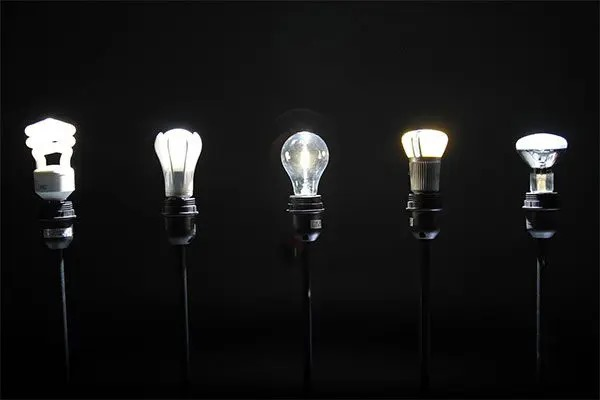
#> input picture task_2.jpeg, 600 x 400 px, found by its file name
$ python task_2.py
#> lines starting #> are read from the running program, lines starting #| are printed output that depends on the picture; after the words box and inside, x2 and y2 are one past the last pixel; in counts of white or black regions, pixels touching at a corner belong together
import cv2 as cv
import numpy as np

img = cv.imread("Gesture-Control/task_2.jpeg")
#> img is the input picture: shape (400, 600, 3); mean B, G, R 22.5, 22.7, 22.6
cv.imshow('image',img)

gray_scale = cv.cvtColor(img,cv.COLOR_BGR2GRAY)

gaussian = cv.GaussianBlur(gray_scale,(5,5),0,cv.BORDER_DEFAULT)

lower_white = 235
upper_white = 255

mask = cv.inRange(gaussian,lower_white,upper_white)
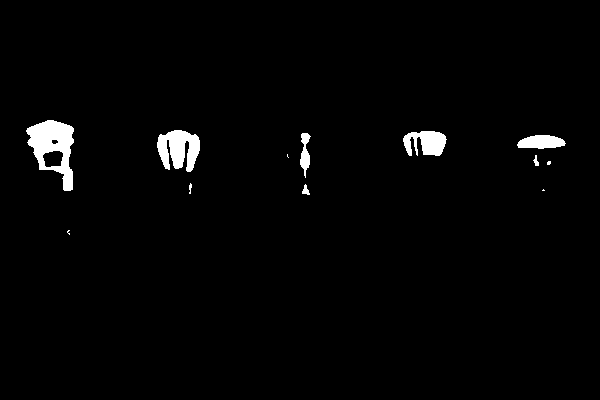
#> mask: shape (400, 600); 2% white; 12 white regions (4 under 20 px), largest, box (x1, y1, x2, y2) and area: (26, 120, 74, 191) 1785, (157, 130, 200, 172) 1232, (403, 131, 447, 156) 775

result = cv.bitwise_and(img,img, mask=mask)

cv.imshow('whitespot_detected',result)

cv.waitKey(0)
cv.destroyAllWindows()
